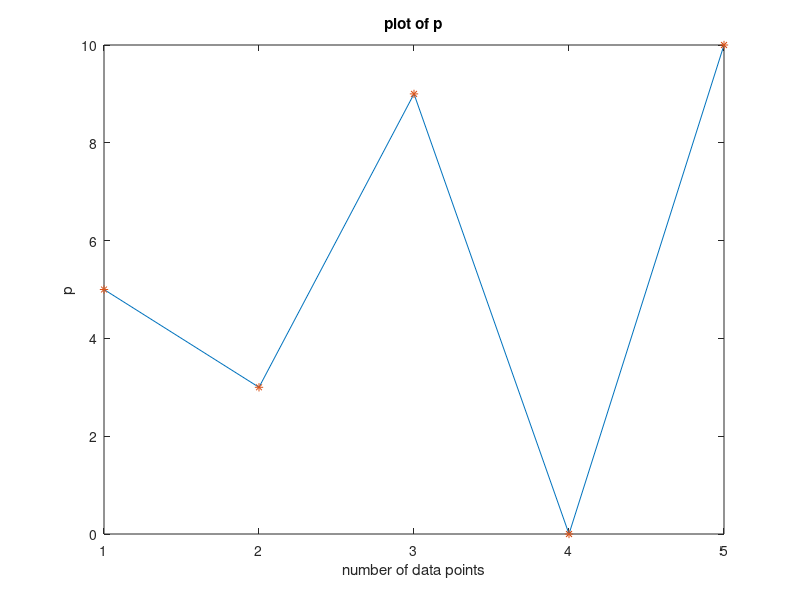
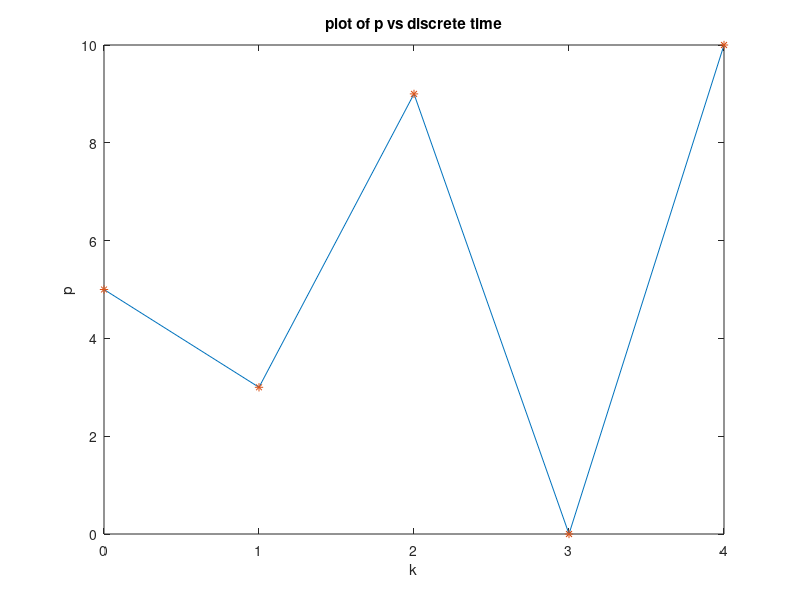
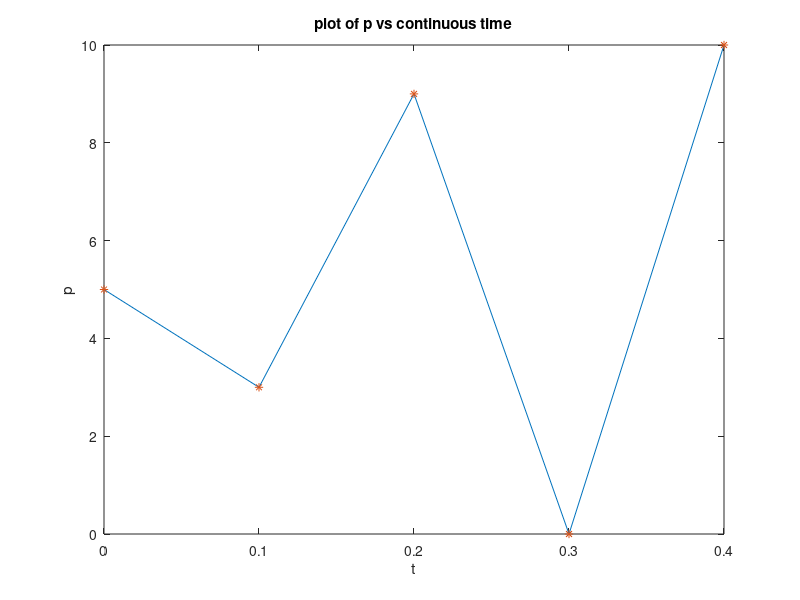
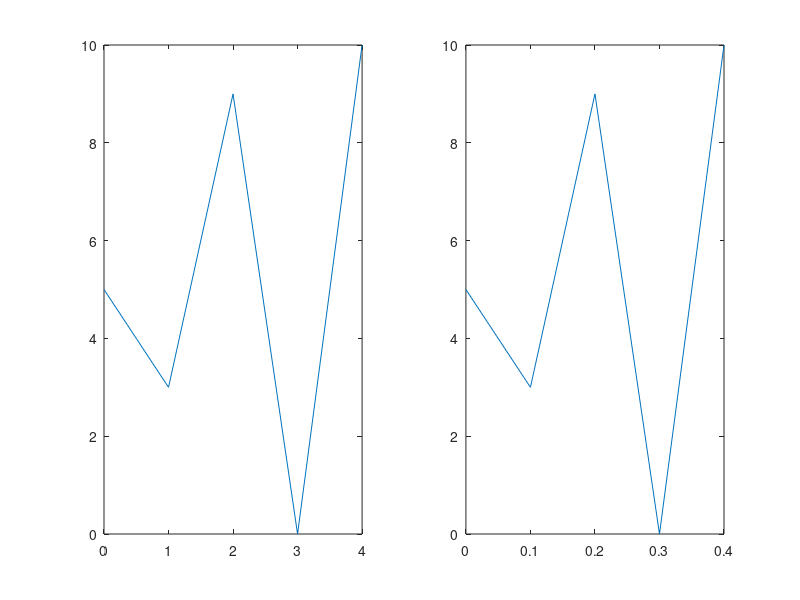

MATLAB code for these plots, in order:
% ECE 8 - Lecture 11 - Review lecture

close all;
clear all;

% entering data in Matlab
% A simple way is to create a variable
a = 7; % defines a as the value 7

% A vector can store more than one element
p(1) = 5; % First entry of p is equal to 5  %% Recall that p(0) is not allowed!
p(2) = 3;
p(3) = 9;
p(4) = 0;
p(5) = 10;
% this results in a row vector of dimension 5 (1x5)

% We could define a column vector instead
q = [p(1);p(2);p(3);p(4);p(5)];

% We could also define matrices
A(1,1) = 1;
A(1,2) = 2;
A(2,1) = -1;
A(2,2) = 3;

% plotting p data as a function of its entries
figure(1) % creates Figure 1
plot(p) % generates a plot of p
hold on % holds the previous plot (meaning it is not deleted)
plot(p,'*') % generates a plot of p
xlabel('number of data points') % label x axis
ylabel('p') % label y axis
title('plot of p')

% plotting p data as a function of discrete time where
% p(1) corresponds to k = 0
% p(2) corresponds to k = 1
% p(3) corresponds to k = 2
% p(4) corresponds to k = 3
% p(5) corresponds to k = 4
% we create a vector k
k = [0 1 2 3 4]; % row vector of dimension 5
figure(2) % creates Figure 2
plot(k,p) % generates a plot of p
hold on; % holds the previous plot (meaning it is not deleted)
plot(k,p,'*') % generates a plot of p
xlabel('k') % label x axis
ylabel('p') % label y axis
title('plot of p vs discrete time')

% plotting p data as a function of continuous time with Delta = 0.1
% p(1) corresponds to k = 0 (or equivalently, t = 0)
% p(2) corresponds to k = 1 (or equivalently, t = Delta)
% p(3) corresponds to k = 2 (or equivalently, t = 2 Delta)
% p(4) corresponds to k = 3 (or equivalently, t = 3 Delta)
% p(5) corresponds to k = 4 (or equivalently, t = 4 Delta)
% we create a vector k
k = [0 1 2 3 4]; % row vector of dimension 5
% we create a vector t
Delta = 0.1;
t = [0 Delta 2*Delta 3*Delta 4*Delta]; % row vector of dimension 5
%t = Delta*k;
figure(3) % creates Figure 2
plot(t,p) % generates a plot of p
hold on; % holds the previous plot (meaning it is not deleted)
plot(t,p,'*') % generates a plot of p
xlabel('t') % label x axis
ylabel('p') % label y axis
title('plot of p vs continuous time')

% plot Figure 2 and Figure 3 into a figure that has two plots in the form
% 1x2
figure(4)

subplot(1,2,1) % plots (1,1) entry
plot(k,p) % generates a plot of p

subplot(1,2,2) % plots (2,1)
plot(t,p) % generates a plot of p

% Calculate N steps of the position px of the model in the notes
N = 10000;
px0 = 1; % given initial position
Delta = 0.001; % given step size
% calculate px1, px2, px3, ... pxN
% for this purpose, we define a vector px and use a for loop to define its
% entries via the model p_x,k+1 = p_x,k + Delta v_x,k
px(1) = px0; % initialize px at px0
k(1) = 0; % initialize k at zero
% pick the input to be equal to one (arbitrarily)
vx = ones(1,N); % defines a row vector with N entries, all of them equal to 1
for i = 1:N
    % I will implement this model 
    % p_x,k+1 = p_x,k + Delta v_x,k as
    px(i+1) = px(i) + Delta * vx(i);
    % define discrete time
    k(i+1) = k(i) + 1;
end

% plot px
figure(5)
plot(k,px)